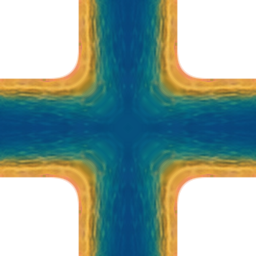
#> input picture work/river_style_locked_v1/assets_v1_complete/cross_nesw.png, 256 x 256 px
$ python -i build_v1_complete.py   (imports and definitions only)
#> lines starting #> are read from the running program, lines starting #| are printed output that depends on the picture; after the words box and inside, x2 and y2 are one past the last pixel; in counts of white or black regions, pixels touching at a corner belong together
"""Build the complete Project1991 river kit from the locked V1 atlas only.

The thirteen V1 panels define the approved roles, proportions, palette and
material language.  Their clean vertical material is normalised once, then
used to reconstruct contract-perfect straights, S-curves, true quarter turns,
rounded junctions and four gently meandering sources.  No V2 or prefab atlas
is read by this builder.
"""

from __future__ import annotations

from collections import Counter
import hashlib
import json
from pathlib import Path

import numpy as np
from PIL import Image, ImageDraw, ImageFont
from scipy.ndimage import distance_transform_edt, label, map_coordinates, median_filter


ROOT = Path(__file__).resolve().parent
SOURCE = ROOT / "river-tube-atlas-v1-source.png"
SOURCE_RGBA = ROOT / "river-tube-atlas-v1-rgba.png"
OUT = ROOT / "assets_v1_complete"
ATLAS = ROOT / "river-tube-atlas-v1-complete-grid.png"

SOURCE_SHA256 = "895183887eee590a7ef0f270f9e1d68034355c563b354b589d57179120d28818"
SOURCE_RGBA_SHA256 = "7d6185a6b6516bf53cd3fb98758243633a6f4a90af42c88163be4c925fbf1cdc"
TILE = 256
PORT_TOTAL = 100
PORT_VISIBLE = 100
LANDING = 16
PORT_HARD_DEPTH = 4

EXPECTED = (
    "straight_ns",
    "straight_ew",
    "s_curve_ns",
    "s_curve_ew",
    "curve_ne",
    "curve_nw",
    "curve_sw",
    "curve_se",
    "t_esw",
    "t_nes",
    "t_new",
    "t_nsw",
    "cross_nesw",
    "source_n",
    "source_e",
    "source_s",
    "source_w",
)

PORTS = {
    "straight_ns": "NS",
    "straight_ew": "EW",
    "s_curve_ns": "NS",
    "s_curve_ew": "EW",
    "curve_ne": "NE",
    "curve_nw": "NW",
    "curve_sw": "SW",
    "curve_se": "SE",
    "t_esw": "ESW",
    "t_nes": "NES",
    "t_new": "NEW",
    "t_nsw": "NSW",
    "cross_nesw": "NESW",
    "source_n": "N",
    "source_e": "E",
    "source_s": "S",
    "source_w": "W",
}

# Loose boxes around the thirteen separate paintings in V1.  Every crop is
# trimmed to its own alpha component before any sizing or alignment happens.
PANEL_BOXES = {
    "straight_ns": (90, 20, 240, 310),
    "straight_ew": (315, 90, 625, 235),
    "curve_se": (630, 20, 925, 310),
    "curve_sw": (950, 20, 1235, 310),
    "curve_nw_source": (25, 360, 305, 625),
    "curve_ne_source": (330, 360, 605, 625),
    "s_curve_ns": (625, 330, 900, 625),
    "s_curve_ew": (925, 375, 1235, 590),
    "t_esw": (25, 650, 315, 915),
    "t_new": (330, 650, 635, 915),
    "t_nes": (705, 645, 920, 935),
    "t_nsw": (950, 645, 1165, 935),
    "cross_nesw": (15, 925, 325, 1235),
}


# [14 lines left out: functions _sha256, _trim, not called in this run]


def _extract(atlas: Image.Image, box: tuple[int, int, int, int]) -> Image.Image:
    return _trim(atlas.crop(box).convert("RGBA"))


def _resize_premultiplied(image: Image.Image, size: tuple[int, int]) -> Image.Image:
    """Resize RGBA without pulling hidden RGB into translucent river edges."""
    rgba = np.asarray(image.convert("RGBA"), dtype=np.float32)
    alpha = rgba[..., 3] / 255.0
    premul = rgba[..., :3] * alpha[..., None]

    def resize_plane(plane: np.ndarray) -> np.ndarray:
        source = Image.fromarray(plane.astype(np.float32), mode="F")
        return np.asarray(source.resize(size, Image.Resampling.LANCZOS), dtype=np.float32)

    out_alpha = np.clip(resize_plane(alpha), 0.0, 1.0)
    out_premul = np.stack([resize_plane(premul[..., channel]) for channel in range(3)], axis=2)
    out_rgb = np.zeros_like(out_premul)
    np.divide(
        out_premul,
        out_alpha[..., None],
        out=out_rgb,
        where=out_alpha[..., None] > 1.0e-6,
    )
    out = np.zeros((*out_alpha.shape, 4), dtype=np.uint8)
    out[..., :3] = np.uint8(np.clip(np.round(out_rgb), 0, 255))
    out[..., 3] = np.uint8(np.clip(np.round(out_alpha * 255.0), 0, 255))
    out[out[..., 3] == 0, :3] = 0
    return Image.fromarray(out, "RGBA")


def _normalise_v1_material(image: Image.Image) -> Image.Image:
    """Make one rotationally symmetric 100 px material strip from V1."""
    first = np.asarray(_resize_premultiplied(image, (PORT_TOTAL, TILE)), dtype=np.float32)
    first_alpha = first[..., 3:4] / 255.0
    first_premul = first[..., :3] * first_alpha
    first_alpha = 0.5 * (first_alpha + first_alpha[:, ::-1])
    first_premul = 0.5 * (first_premul + first_premul[:, ::-1])
    first_rgb = np.zeros_like(first_premul)
    np.divide(first_premul, first_alpha, out=first_rgb, where=first_alpha > 1.0e-6)
    first_rgba = np.zeros((TILE, PORT_TOTAL, 4), dtype=np.uint8)
    first_rgba[..., :3] = np.uint8(np.clip(np.round(first_rgb), 0, 255))
    first_rgba[..., 3] = np.uint8(np.clip(np.round(first_alpha[..., 0] * 255.0), 0, 255))

    # The keyed V1 fringe occupies 96 clearly visible samples after the first
    # fit.  Crop that real support and expand it to the contractual 100 px,
    # instead of merely placing a 96 px river inside a 100 px canvas.
    support = np.flatnonzero(first_rgba[TILE // 2, :, 3] > 8)
    if not len(support):
        raise ValueError("V1 material has no visible centre profile")
    visible = Image.fromarray(first_rgba, "RGBA").crop(
        (int(support[0]), 0, int(support[-1]) + 1, TILE)
    )
    local = np.asarray(_resize_premultiplied(visible, (PORT_TOTAL, TILE)), dtype=np.float32)
    alpha = local[..., 3:4] / 255.0
    premul = local[..., :3] * alpha
    alpha = 0.5 * (alpha + alpha[:, ::-1])
    premul = 0.5 * (premul + premul[:, ::-1])
    rgb = np.zeros_like(premul)
    np.divide(premul, alpha, out=rgb, where=alpha > 1.0e-6)

    # The keyed V1 painting contains a few one-to-six-pixel dark/chroma
    # scratches along its banks.  They repeat at every generated seam if left
    # in the material strip.  Replace only strong longitudinal outliers with
    # a robust local median; ordinary water/bank texture remains untouched.
    longitudinal_median = median_filter(rgb, size=(17, 1, 1), mode="reflect")
    outlier = np.max(np.abs(rgb - longitudinal_median), axis=2) > 52.0
    rgb[outlier] = longitudinal_median[outlier]

    # Some keyed scratches span several consecutive rows and can therefore
    # survive a local median.  On the painted shoreline only, compare against
    # the robust whole-strip palette and replace large residual excursions.
    # This does not touch the inner water texture.
    palette_profile = np.median(rgb, axis=0)
    bank_coordinate = np.arange(PORT_TOTAL)
    bank_zone = (bank_coordinate < 14) | (bank_coordinate >= PORT_TOTAL - 14)
    palette_delta = np.max(np.abs(rgb - palette_profile[None, ...]), axis=2)
    keyed_scratch = bank_zone[None, :] & (palette_delta > 78.0)
    rgb[keyed_scratch] = np.broadcast_to(palette_profile[None, ...], rgb.shape)[keyed_scratch]

    # Chroma-key antialiasing also left a handful of salmon/magenta bank
    # pixels whose brightness is plausible but whose hue is not.  Restore the
    # robust warm-orange V1 shoreline palette at those exact samples only.
    pink_key = (
        bank_zone[None, :]
        & (rgb[..., 0] > 180.0)
        & (rgb[..., 0] > rgb[..., 1] + 60.0)
        & (rgb[..., 1] - rgb[..., 2] < 30.0)
    )
    rgb[pink_key] = np.broadcast_to(palette_profile[None, ...], rgb.shape)[pink_key]

    # The two antialias samples themselves were produced next to the chroma
    # key and have no trustworthy colour.  Give them the adjacent clean bank
    # colour while retaining their contractual alpha values.
    rgb[:, :2] = rgb[:, 2:3]
    rgb[:, -2:] = rgb[:, -3:-2]

    # Geometry width is global and independent of longitudinal brush noise.
    # Keep V1 colour variation per row but use one symmetric alpha profile.
    common_alpha = alpha[TILE // 2].copy()
    common_rgb = rgb[TILE // 2].copy()
    valid_common = np.max(common_rgb, axis=1) >= 24.0
    if np.any(valid_common):
        _, nearest_indices = distance_transform_edt(~valid_common, return_indices=True)
        common_rgb = common_rgb[nearest_indices[0]]
    # Keep all 100 contractual samples visibly present and symmetric.  The
    # edge value is a soft antialias copied from its immediate neighbour.
    edge_alpha = max(9.0 / 255.0, min(float(common_alpha[1, 0]), 0.35))
    common_alpha[0, 0] = edge_alpha
    common_alpha[-1, 0] = edge_alpha
    common_rgb[0] = common_rgb[1]
    common_rgb[-1] = common_rgb[-2]
    missing_colour = (np.max(rgb, axis=2) < 24.0) & (common_alpha[None, ..., 0] > 0.0)
    rgb[missing_colour] = np.broadcast_to(common_rgb[None, ...], rgb.shape)[missing_colour]
    alpha = np.repeat(common_alpha[None, ...], TILE, axis=0)
    result = np.zeros((TILE, PORT_TOTAL, 4), dtype=np.uint8)
    result[..., :3] = np.uint8(np.clip(np.round(rgb), 0, 255))
    result[..., 3] = np.uint8(np.clip(np.round(alpha[..., 0] * 255.0), 0, 255))
    result[result[..., 3] == 0, :3] = 0
    return _despill_translucent_edges(_place(Image.fromarray(result, "RGBA"), "NS"))


# [13 lines left out: function _largest_component, not called in this run]


def _despill_translucent_edges(image: Image.Image) -> Image.Image:
    """Remove residual chroma-key RGB from antialiased V1 bank pixels."""
    rgba = np.asarray(image.convert("RGBA"), dtype=np.uint8).copy()
    alpha = rgba[..., 3]
    opaque = alpha >= 180
    if np.any(opaque):
        _, indices = distance_transform_edt(~opaque, return_indices=True)
        nearest = rgba[indices[0], indices[1], :3]
        partial = (alpha > 0) & (alpha < 230)
        rgba[partial, :3] = nearest[partial]
    rgba[alpha == 0, :3] = 0
    return Image.fromarray(rgba, "RGBA")


def _place(image: Image.Image, ports: str) -> Image.Image:
    """Anchor a fitted V1 panel to its declared open tile sides."""
    if image.width > TILE or image.height > TILE:
        raise ValueError(f"panel does not fit tile: {image.size}")
    if "W" in ports and "E" not in ports:
        x = 0
    elif "E" in ports and "W" not in ports:
        x = TILE - image.width
    else:
        x = (TILE - image.width) // 2
    if "N" in ports and "S" not in ports:
        y = 0
    elif "S" in ports and "N" not in ports:
        y = TILE - image.height
    else:
        y = (TILE - image.height) // 2
    tile = Image.new("RGBA", (TILE, TILE), (0, 0, 0, 0))
    tile.alpha_composite(image, (x, y))
    return tile


# [28 lines left out: functions _shift_rows_to_center, _shift_cols_to_center, not called in this run]


def _center_authored_ports(image: Image.Image, ports: str) -> Image.Image:
    return _shift_cols_to_center(_shift_rows_to_center(image, ports), ports)


# [342 lines left out: functions _crossfade_rgba, _lock_ports, _source_meander, _sample_material, _quarter_curve_se, _s_curve_ns and 4 more, not called in this run]


def _edge(image: Image.Image, port: str) -> np.ndarray:
    rgba = np.asarray(image.convert("RGBA"), dtype=np.uint8)
    return {"N": rgba[0], "S": rgba[-1], "W": rgba[:, 0], "E": rgba[:, -1]}[port]


# [7 lines left out: function _water_mask, not called in this run]


def _one_interval(indices: np.ndarray) -> bool:
    return bool(len(indices)) and not np.any(np.diff(indices) != 1)


def _font(size: int) -> ImageFont.ImageFont:
    path = Path(r"C:\Windows\Fonts\segoeui.ttf")
    return ImageFont.truetype(str(path), size) if path.exists() else ImageFont.load_default()


# [323 lines left out: functions _render_atlas, _build_geometry, _qa, build, not called in this run]


# [2 lines not run here, left out]

>>> from PIL import Image
>>> picture = Image.open('assets_v1_complete/cross_nesw.png')
#> picture is the input picture: PIL image 256x256 RGBA; mean R, G, B, A 48.1, 72, 65.8, 160.7
>>> result = _normalise_v1_material(picture)
#> in _resize_premultiplied, `out[out[..., 3] == 0, :3] = 0`: out: shape (256, 100, 4); mean R, G, B, A 51.8, 74.5, 67.1, 160.7
#> in _normalise_v1_material, `support = np.flatnonzero(first_rgba[TILE // 2, :, 3] > 8)`: support = 100 values from 0 to 99
#> in _normalise_v1_material, `outlier = np.max(np.abs(rgb - longitudinal_median), axis=2) > 52.0`:
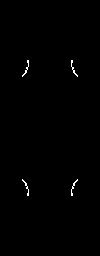
#> outlier: shape (256, 100) bool; 0.44% white in thin lines or dots, all inside (x1, y1, x2, y2) = (22, 60, 78, 196)
#> in _normalise_v1_material, `rgb[outlier] = longitudinal_median[outlier]`:
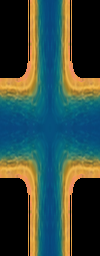
#> rgb: shape (256, 100, 3) float32; mean R, G, B 52.1, 74.6, 67.1
#> in _normalise_v1_material, `palette_profile = np.median(rgb, axis=0)`: palette_profile = 100 rows, first 8: [0, 0, 0], [0, 0, 0], [0, 0, 0], [0, 0, 0], [0, 0, 0], [0, 0, 0], [0, 0, 0], [0, 0, 0]
#> in _normalise_v1_material, `keyed_scratch = bank_zone[None, :] & (palette_delta > 78.0)`: keyed_scratch: shape (256, 100) bool; 10.9% white; 2 white regions, box (x1, y1, x2, y2) and area: (0, 78, 14, 178) 1400, (86, 78, 100, 178) 1400
#> in _normalise_v1_material, `rgb[keyed_scratch] = np.broadcast_to(palette_profile[None, ...], rgb.s..`:
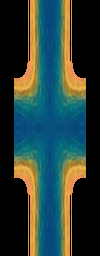
#> rgb: shape (256, 100, 3) float32; 10.94% of pixels changed, all inside (x1, y1, x2, y2) = (0, 78, 100, 178)
#> in _normalise_v1_material, `pink_key = ( bank_zone[None, :] & (rgb[..., 0] > 180.0) & (rgb[..., 0]..`: pink_key: shape (256, 100) bool; every value is 0
#> in _normalise_v1_material, `common_alpha = alpha[TILE // 2].copy()`: common_alpha = 100 values from 1 to 1
#> in _normalise_v1_material, `common_rgb = rgb[TILE // 2].copy()`: common_rgb has the same summary as palette_profile
#> in _normalise_v1_material, `common_rgb = common_rgb[nearest_indices[0]]`: common_rgb = 100 rows, first 8: [9, 70, 125], [9, 70, 125], [9, 70, 125], [9, 70, 125], [9, 70, 125], [9, 70, 125], [9, 70, 125], [9, 70, 125]
#> in _normalise_v1_material, `edge_alpha = max(9.0 / 255.0, min(float(common_alpha[1, 0]), 0.35))`: edge_alpha = 0.35
#> in _normalise_v1_material, `missing_colour = (np.max(rgb, axis=2) < 24.0) & (common_alpha[None, ....`: missing_colour: shape (256, 100) bool; 45.4% white; 6 white regions, box (x1, y1, x2, y2) and area: (0, 0, 28, 256) 5686, (72, 0, 100, 256) 5686, (29, 0, 30, 61) 61, (70, 0, 71, 61) 61, (29, 195, 30, 256) 61, (70, 195, 71, 256) 61
#> in _normalise_v1_material, `alpha = np.repeat(common_alpha[None, ...], TILE, axis=0)`:
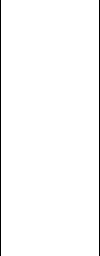
#> alpha: shape (256, 100, 1) float32; values 0.35 (black) and 1 (white), 98% white; black in thin lines or dots
#> in _place, `tile = Image.new("RGBA", (TILE, TILE), (0, 0, 0, 0))`: tile: PIL image 256x256 RGBA; every value is 0
#> in _place, `tile.alpha_composite(image, (x, y))`:
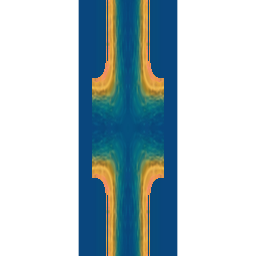
#> tile: PIL image 256x256 RGBA; mean R, G, B, A 18.3, 36.9, 44, 98.3; transparent parts drawn white
#> in _despill_translucent_edges, `opaque = alpha >= 180`: opaque: shape (256, 256) bool; 38.3% white; 1 white region, box (x1, y1, x2, y2) and area: (79, 0, 177, 256) 25088
#> in _despill_translucent_edges, `nearest = rgba[indices[0], indices[1], :3]`:
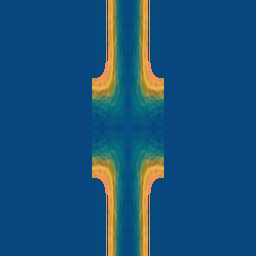
#> nearest: shape (256, 256, 3); mean R, G, B 23.8, 79.5, 120.1
#> in _despill_translucent_edges, `partial = (alpha > 0) & (alpha < 230)`:
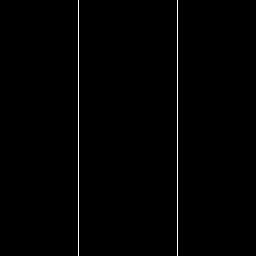
#> partial: shape (256, 256) bool; 0.78% white in thin lines or dots, all inside (x1, y1, x2, y2) = (78, 0, 178, 256)

$ run again, on work/river_style_locked_v1/assets_v1_complete/curve_sw.png
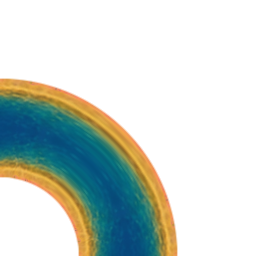
#> input picture work/river_style_locked_v1/assets_v1_complete/curve_sw.png, 256 x 256 px
#> picture is the input picture: PIL image 256x256 RGBA; mean R, G, B, A 28.6, 37.1, 30.8, 77.2
#> support = 98 values from 0 to 99
#> rgba: shape (256, 100, 4) float32
#> premul: shape (256, 100, 3) float32
#> source: PIL image 100x256 F
#> outlier: shape (256, 100) bool; 0.62% white in thin lines or dots, all inside (x1, y1, x2, y2) = (16, 109, 84, 238)
#> palette_profile = 100 rows, first 8: [0, 0, 0], [0, 0, 0], [0, 0, 0], [0, 0, 0], [0, 0, 0], [0, 0, 0], [0, 0, 0], [0, 0, 0]
#> keyed_scratch: shape (256, 100) bool; 11.2% white; 2 white regions, box (x1, y1, x2, y2) and area: (0, 78, 14, 187) 1435, (86, 78, 100, 187) 1435
#> in _normalise_v1_material, `rgb[keyed_scratch] = np.broadcast_to(palette_profile[None, ...], rgb.s..`:
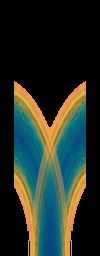
#> rgb: shape (256, 100, 3) float32; mean R, G, B 37.1, 46.7, 37.7
#> pink_key: shape (256, 100) bool; every value is 0
#> common_alpha = 100 values, max 0.502 at index 0, min 0.00392 at index 49, mean 0.485
#> in _normalise_v1_material, `common_rgb = rgb[TILE // 2].copy()`: common_rgb has the same summary as palette_profile
#> in _normalise_v1_material, `common_rgb = common_rgb[nearest_indices[0]]`: common_rgb = 100 rows, first 8: [7, 81, 124], [7, 81, 124], [7, 81, 124], [7, 81, 124], [7, 81, 124], [7, 81, 124], [7, 81, 124], [7, 81, 124]
#> edge_alpha = 0.35
#> missing_colour: shape (256, 100) bool; 61.8% white; 1 black region, box (x1, y1, x2, y2) and area: (14, 81, 86, 256) 9772
#> in _normalise_v1_material, `result[..., 3] = np.uint8(np.clip(np.round(alpha[..., 0] * 255.0), 0, ..`:
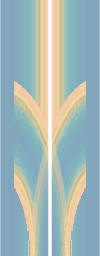
#> result: shape (256, 100, 4); mean R, G, B, A 68.2, 109.8, 107.4, 122.8; transparent parts drawn white
#> tile: PIL image 256x256 RGBA; every value is 0

$ run again, on work/river_style_locked_v1/assets_v1_complete/s_curve_ew.png
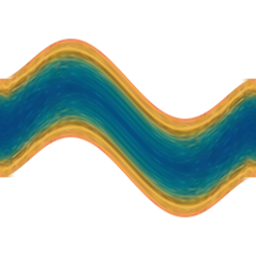
#> input picture work/river_style_locked_v1/assets_v1_complete/s_curve_ew.png, 256 x 256 px
#> picture is the input picture: PIL image 256x256 RGBA; mean R, G, B, A 36.6, 47.4, 39.2, 98.2
#> support = 100 values from 0 to 99
#> rgba: shape (256, 100, 4) float32
#> premul: shape (256, 100, 3) float32
#> source: PIL image 100x256 F
#> outlier: shape (256, 100) bool; 1.1% white in thin lines or dots, all inside (x1, y1, x2, y2) = (3, 45, 97, 211)
#> palette_profile = 100 rows, first 8: [0, 0, 0], [0, 0, 0], [0, 0, 0], [0, 0, 0], [0, 0, 0], [0, 0, 0], [0, 0, 0], [0, 0, 0]
#> keyed_scratch: shape (256, 100) bool; 15.3% white; 2 white regions, box (x1, y1, x2, y2) and area: (0, 0, 14, 256) 1958, (86, 0, 100, 256) 1958
#> in _normalise_v1_material, `rgb[keyed_scratch] = np.broadcast_to(palette_profile[None, ...], rgb.s..`:
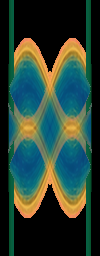
#> rgb: shape (256, 100, 3) float32; mean R, G, B 42.2, 64.2, 52.9
#> pink_key: shape (256, 100) bool; every value is 0
#> common_alpha = 100 values from 1 to 1
#> in _normalise_v1_material, `common_rgb = rgb[TILE // 2].copy()`: common_rgb has the same summary as palette_profile
#> in _normalise_v1_material, `common_rgb = common_rgb[nearest_indices[0]]`: common_rgb = 100 rows, first 8: [4, 41, 24], [4, 41, 24], [4, 41, 24], [4, 41, 24], [4, 41, 24], [4, 41, 24], [4, 41, 24], [4, 41, 24]
#> edge_alpha = 0.35
#> missing_colour: shape (256, 100) bool; 43.9% white; 4 white regions, box (x1, y1, x2, y2) and area: (14, 0, 86, 72) 3448, (14, 184, 86, 256) 3448, (0, 0, 9, 256) 2176, (91, 0, 100, 256) 2176
#> in _normalise_v1_material, `rgb[missing_colour] = np.broadcast_to(common_rgb[None, ...], rgb.shape..`:
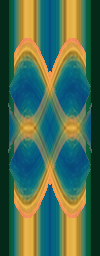
#> rgb: shape (256, 100, 3) float32; mean R, G, B 71.5, 106.6, 81.9
#> tile: PIL image 256x256 RGBA; every value is 0

$ run again, on work/river_style_locked_v1/assets_v1_complete/s_curve_ns.png
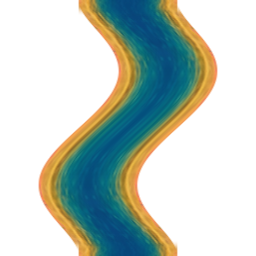
#> input picture work/river_style_locked_v1/assets_v1_complete/s_curve_ns.png, 256 x 256 px
#> picture is the input picture: PIL image 256x256 RGBA; mean R, G, B, A 36.6, 47.4, 39.2, 98.2
#> support = 40 values from 30 to 69
#> rgba: shape (256, 40, 4) float32
#> source: PIL image 40x256 F
#> outlier: shape (256, 100) bool; every value is 0
#> palette_profile = 100 rows, first 8: [33.5, 119.5, 114.5], [31, 118.5, 115], [26.5, 117.5, 117.5], [20.5, 114, 118], [15.5, 112, 118], [12, 111, 120], [10, 109.5, 121], [9, 104, 122]
#> in _normalise_v1_material, `palette_delta = np.max(np.abs(rgb - palette_profile[None, ...]), axis=2)`:
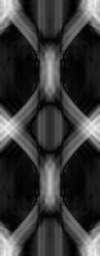
#> palette_delta: shape (256, 100) float32; min 0.5, max 239.5, mean 55.3
#> common_alpha = 100 values, max 1 at index 4, min 0.208 at index 0, mean 0.96
#> common_rgb = 100 rows, first 8: [26.5, 117.5, 117.5], [26.5, 117.5, 117.5], [26.5, 117.5, 117.5], [20.5, 114, 118], [15.5, 112, 118], [12, 111, 120], [10, 109.5, 121], [9, 104, 122]
#> edge_alpha = 0.349
